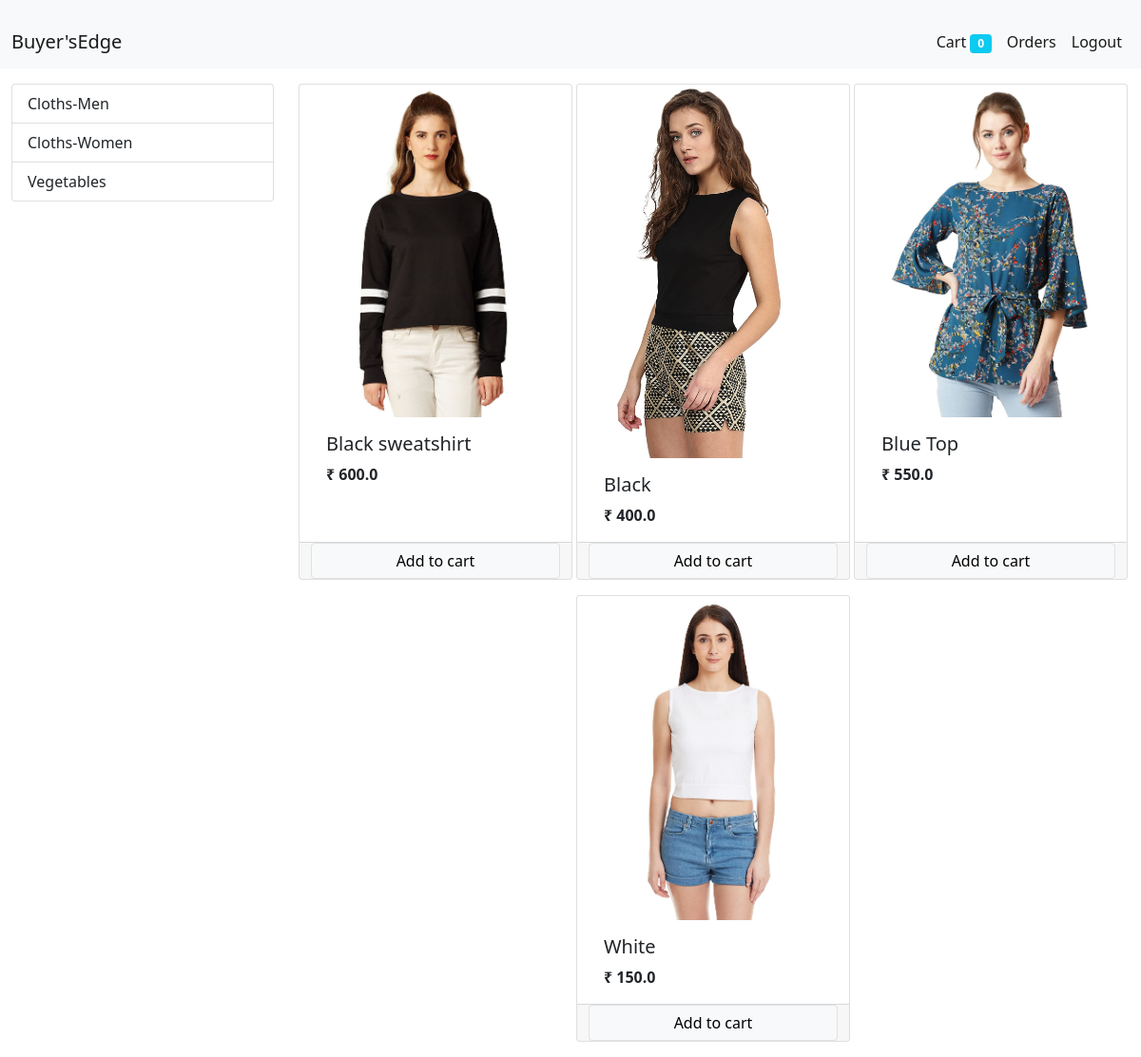
The page /?category=2 (signed in) on the database its author committed.
### store/models/category.py (models this page shows, shortened)
class Category(models.Model):
    name = models.CharField(max_length=20)
    @staticmethod
    def get_all_categories():
        return Category.objects.all()

### store/models/product.py (models this page shows, shortened)
class Product(models.Model):
    name = models.CharField(max_length=50)
    price = models.FloatField(default=0)
    category = models.ForeignKey(Category, on_delete=models.CASCADE, default=1)
    description = models.CharField(max_length=100, default='', blank=True, null=True)
    image = models.ImageField(upload_to='uploads/products/')
    @staticmethod
    def get_all_products():
        return Product.objects.all()
    @staticmethod
    def get_all_products_by_categoryid(category_id):
        if category_id:
            return Product.objects.filter(category=category_id)
        else:
            return Product.get_all_products()

### store/views/home.py (the view, shortened to what this page needs)
# urls.py: path('', home.Index.as_view(), name='homepage'),
class Index(View):
    def get(self, request):
        cart = request.session.get('cart')
        if not cart:
            request.session['cart'] = {}
        products = Product.get_all_products()
        categories = Category.get_all_categories()
        categoryID = request.GET.get('category')
        if categoryID:
            products = Product.get_all_products_by_categoryid(categoryID)
        else:
            products = Product.get_all_products()
        content = {'products': products,
                   'categories': categories}
        return render(request, 'index.html', content)

### store/templatetags/cart.py (called while the page is built)
@register.filter(name='is_in_cart')
def is_in_cart(product, cart):
    keys = cart.keys()
    for id in keys:
        if int(id) == product.id:
            return True
    return False

### store/templatetags/my_filter.py (called while the page is built)
@register.filter(name='currency')
def currency(number):
    return "₹ "+str(number)

### store/templates/index.html (shortened to what this page needs)
{% extends 'base.html' %}
{% block content %}
{% load cart %}
{% load my_filter %}
<div class="container-fluid mt-3">
  <div class="row">
    <div class="col-lg-3">
      <div class="list-group">
        {% for category in categories %}
        <a href="/?category={{category.id}}" class="list-group-item list-group-item-action">
          {{category.name}}
        </a>
        {% endfor %}
      </div>
    </div>
    <div id="products" class="col-lg-9">
      <div class="row mx-auto">
        {% for product in products %}
        <div class="card mx-auto mb-3" id={{product.id}} style="width: 18rem;">
          <img src="{{product.image.url}}" class="card-img-top" alt="...">
          <div class="card-body">
            <h5 class="card-title">{{product.name}}</h5>
            <p class="card-text"><b>{{product.price|currency}}</b></p>
          </div>
          <div class="card-footer p-0 row no-gutters">
            {% if product|is_in_cart:request.session.cart %}
            <div class="row no-gutters">
              <form class="col-2 " action="/#{{product.id}}" method="post">
                {% csrf_token %}
                <input hidden type="text" name="product" value="{{product.id}}">
                <input hidden type="text" name="remove" value="True">
                <input type="submit" name="" value=" - " class="btn btn-block btn-secondary">
              </form>
              <div class="text-center col">
                {{product|cart_count:request.session.cart}}in cart
              </div>
              <form class="col-2 " action="/#{{product.id}}" method="post">
                {% csrf_token %}
                <input hidden type="text" name="product" value="{{product.id}}">
                <input type="submit" name="" value=" + " class="btn btn-block btn-secondary">
              </form>
            </div>
            {% else %}
            <form class="btn-block" action="/#{{product.id}}" method="post">
              <input type="submit" name="" class="float-right btn btn-light border form-control" value="Add to cart">
            </form>
            {% endif %}
          </div>
        </div>
        {% endfor %}
      </div>
    </div>
  </div>
</div>
{% endblock %}

### rows shown on the page
Category: name "Cloths-Men"
Category: name "Cloths-Women"
Category: name "Vegetables"
Product: image (picture), name "Black sweatshirt", price "₹ 600.0"
Product: image (picture), name "Black", price "₹ 400.0"
Product: image (picture), name "Blue Top", price "₹ 550.0"
Product: image (picture), name "White", price "₹ 150.0"

### other values the page prints
{{ request.session.cart.keys|length }} "0"
